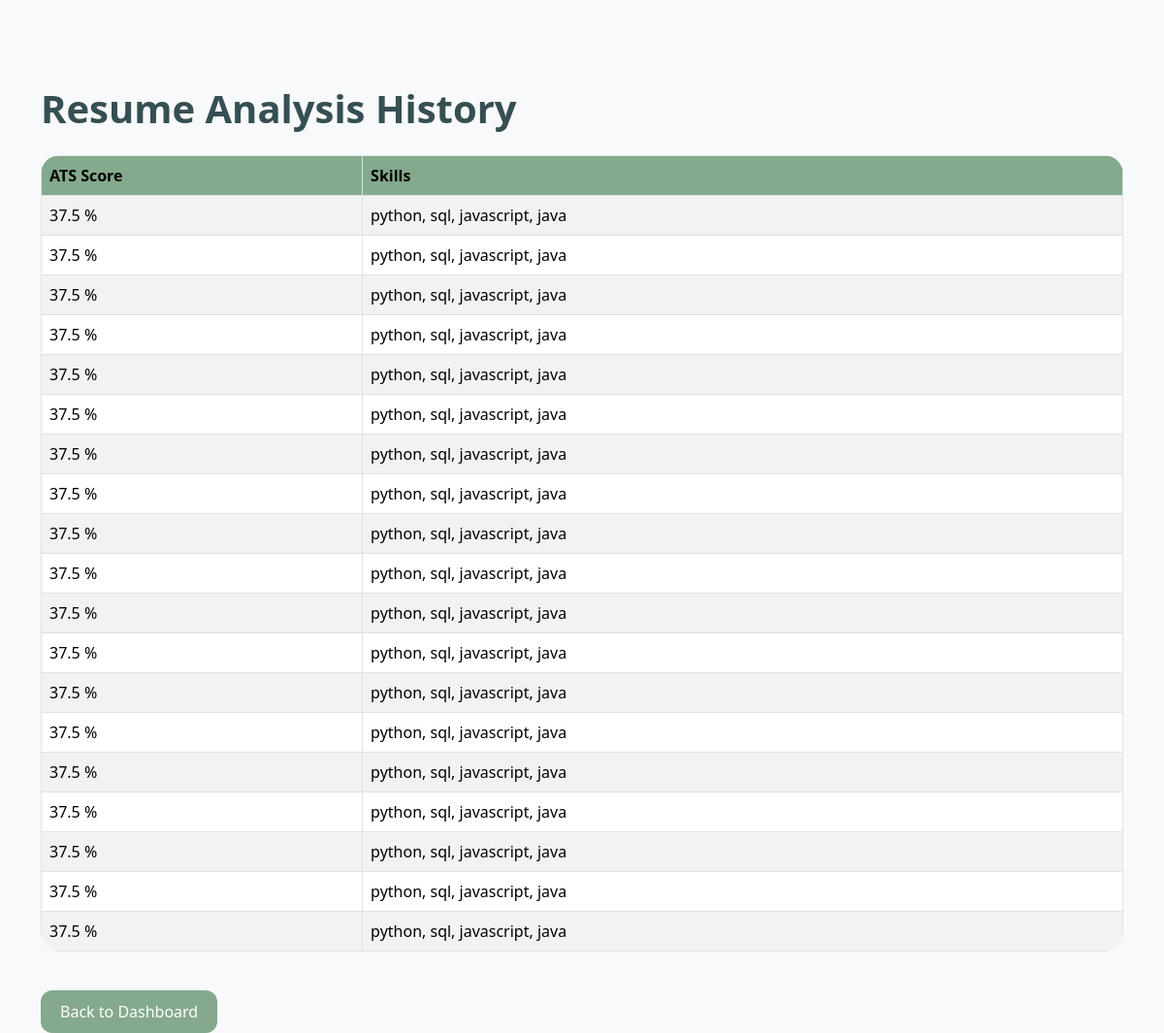
Screenshot of /history (signed in) with the database file from the repository.
### tables this page shows
CREATE TABLE reports(

        id INTEGER PRIMARY KEY AUTOINCREMENT,

        user_email TEXT,

        score REAL,

        skills TEXT

    , date TEXT);

### app.py (the view)
@app.route('/history')
def history():
    if 'user' not in session:
        return redirect('/login')
    reports = get_reports(session['user'])
    return render_template(
        'history.html',
        reports=reports
    )

### utils/database.py (called while the page is built)
def get_reports(user_email):
    conn = sqlite3.connect("database/users.db")
    cursor = conn.cursor()
    cursor.execute(
        """
        SELECT score, skills
        FROM reports
        WHERE user_email = ?
        """,
        (user_email,)
    )
    reports = cursor.fetchall()
    conn.close()
    return reports

### templates/history.html (shortened to what this page needs)
<!DOCTYPE html>
<html>
<head>
    <link
        href="https://cdn.jsdelivr.net/npm/bootstrap@5.3.3/dist/css/bootstrap.min.css"
        rel="stylesheet">
        <link rel="stylesheet"
href="{{ url_for('static', filename='css/style.css') }}">
</head>
<body>
<div class="container mt-5">
    <h1 class="mb-4">
        Resume Analysis History
    </h1>
    <table class="table table-bordered table-striped">
        <thead>
            <tr>
                <th>ATS Score</th>
                <th>Skills</th>
            </tr>
        </thead>
        <tbody>
            {% for report in reports %}
            <tr>
                <td>
                    {{ report[0] }} %
                </td>
                <td>
                    {{ report[1] }}
                </td>
            </tr>
            {% endfor %}
        </tbody>
    </table>
    <br>
    <a href="/dashboard"
       class="btn btn-primary">
        Back to Dashboard
    </a>
</div>
</body>
</html>

### static/css/style.css (style rules this page uses)
body { background: #F8F9FA; font-family: 'Segoe UI', sans-serif; color: #2F3E46; }
h1,h2,h3 { color: #354F52; font-weight: 600; }
.btn-primary { background: #52796F; border: none; border-radius: 12px; }
table { background:white; border-radius:15px; overflow:hidden; }
th { background:#84A98C !important; color:white; }
a { text-decoration: none; }
.container { padding-top: 40px; }
.btn { transition: 0.3s; }
h1 { font-weight: bold; }
table { border-radius:20px; overflow:hidden; }
.btn { border-radius:12px; padding:10px 20px; transition:0.3s; }
.btn-primary { background:#84A98C; border:none; }

### rows the page displays
reports: score "37.5", skills "python, sql, javascript, java"
reports: score "37.5", skills "python, sql, javascript, java"
reports: score "37.5", skills "python, sql, javascript, java"
reports: score "37.5", skills "python, sql, javascript, java"
reports: score "37.5", skills "python, sql, javascript, java"
reports: score "37.5", skills "python, sql, javascript, java"
reports: score "37.5", skills "python, sql, javascript, java"
reports: score "37.5", skills "python, sql, javascript, java"
reports: score "37.5", skills "python, sql, javascript, java"
reports: score "37.5", skills "python, sql, javascript, java"
reports: score "37.5", skills "python, sql, javascript, java"
reports: score "37.5", skills "python, sql, javascript, java"
reports: score "37.5", skills "python, sql, javascript, java"
reports: score "37.5", skills "python, sql, javascript, java"
reports: score "37.5", skills "python, sql, javascript, java"
reports: score "37.5", skills "python, sql, javascript, java"
reports: score "37.5", skills "python, sql, javascript, java"
reports: score "37.5", skills "python, sql, javascript, java"
reports: score "37.5", skills "python, sql, javascript, java"
